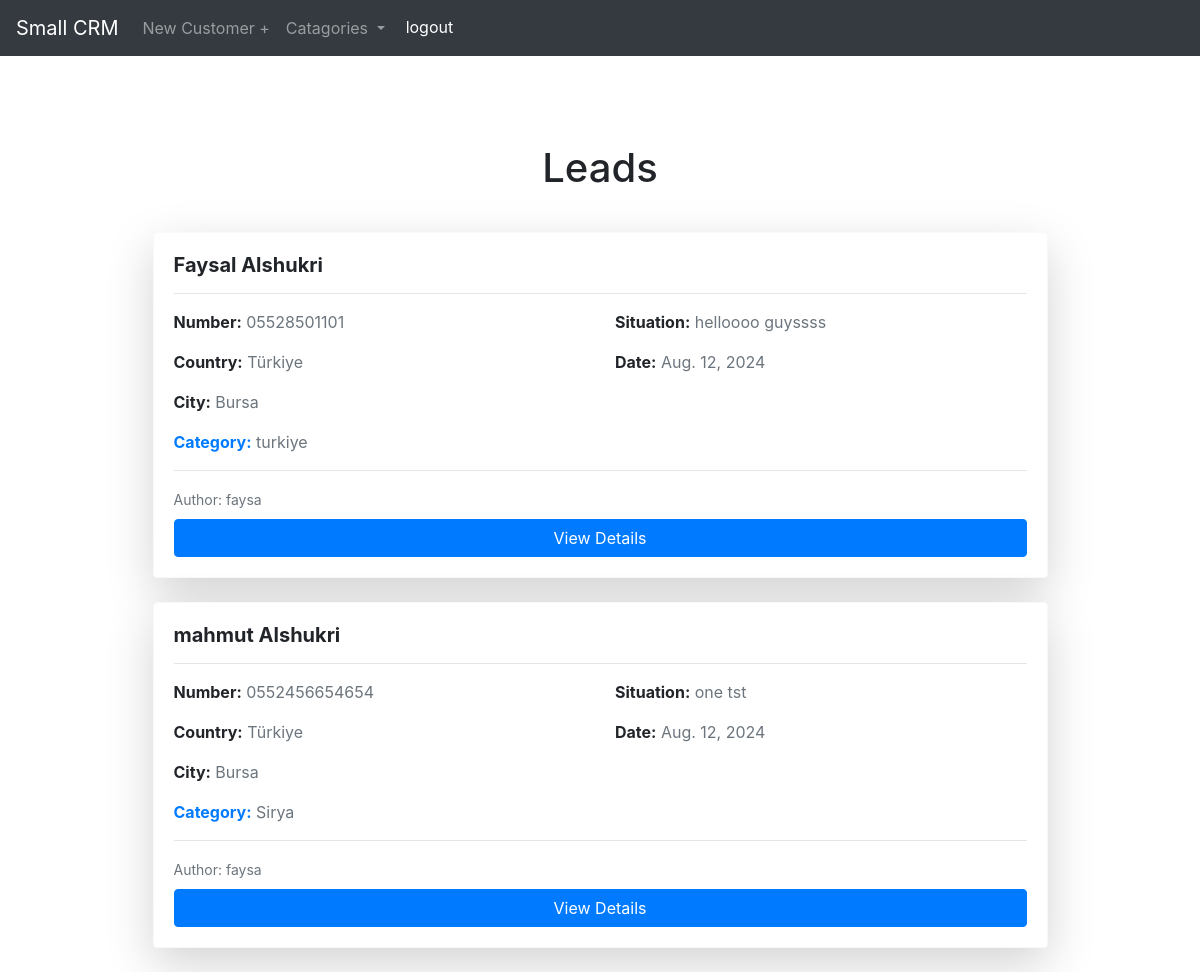
The app's page / (signed in) with its own data.
### blog/models.py (models this page shows, shortened)
class Customer(models.Model):
    name = models.CharField(max_length=100)
    last_name = models.CharField(max_length=100)
    number = models.CharField(max_length=100)
    country = models.CharField(max_length=100)
    city = models.CharField(max_length=100)
    situation = models.TextField()
    post_date = models.DateField(auto_now_add=True)
    author = models.ForeignKey(User, on_delete=models.CASCADE)
    category = models.ForeignKey(Category, on_delete=models.SET_NULL, null=True, blank=True)

class Category(models.Model):
    customer_country_catalog = models.CharField(max_length=100)
    def __str__(self):
        return self.customer_country_catalog

### blog/views.py (the view)
# urls.py: path('', HomeView.as_view(), name='home'),
class HomeView(ListView):
    model = Customer
    template_name = 'home.html'
    ordering = ['-post_date']
    def get_context_data(self,  *args, **kwargs):
        cat_menu = Category.objects.all()
        context = super(HomeView,self).get_context_data(*args, **kwargs)
        context["cat_menu"] = cat_menu
        return context

### blog/templates/home.html (shortened to what this page needs)
{% extends 'base.html' %}
{% block content %}
<div class="container mt-5">
    <div class="row justify-content-center">
        {% if user.is_authenticated %}
        <div class="col-md-8">
            <div class="title-box mb-4 p-3">
                <h1 class="text-center mb-0">Leads</h1>
            </div>
        </div>
            <div class="col-md-10">
                {% for customer in object_list %}
                    <div class="card mb-4 shadow-lg border-light rounded">
                        <div class="card-body">
                            <h5 class="card-title mb-3">
                                <span class="font-weight-bold text-black">{{ customer.name }} {{ customer.last_name }}</span>
                            </h5>
                            <hr>
                            <div class="row mb-3">
                                <div class="col-md-6">
                                    <p class="card-text"><strong>Number:</strong> <span class="text-muted">{{ customer.number }}</span></p>
                                    <p class="card-text"><strong>Country:</strong> <span class="text-muted">{{ customer.country }}</span></p>
                                    <p class="card-text"><strong>City:</strong> <span class="text-muted">{{ customer.city }}</span></p>
                                    <p class="card-text"><strong><a href="{% url 'Category' customer.category.customer_country_catalog %}">Category:</a></strong> <span class="text-muted">{{ customer.category }}</span></p>
                                </div>
                                <div class="col-md-6">
                                    <p class="card-text"><strong>Situation:</strong> <span class="text-muted">{{ customer.situation }}</span></p>
                                    <p class="card-text"><strong>Date:</strong> <span class="text-muted">{{ customer.post_date }}</span></p>
                                </div>
                            </div>
                            <hr>
                            <p class="card-text mb-2 text-muted">
                                <small>Author: {{ customer.author }}</small>
                            </p>
                            <a href="{% url 'Post-Detalis' customer.pk %}" class="btn btn-primary btn-block">View Details</a>
                        </div>
                    </div>
                {% endfor %}
            </div>
        {% endif %}
    </div>
</div>
{% endblock content %}

### blog/templates/base.html (shortened to what this page needs)
<!doctype html>
<html lang="en">
  <head>
    <link rel="stylesheet" href="https://cdn.jsdelivr.net/npm/bootstrap@4.6.2/dist/css/bootstrap.min.css">
    {% load static %}
  </head>
  <body>
    <nav class="navbar navbar-expand-lg navbar-dark bg-dark">
        <a class="navbar-brand" href="{% url 'home' %}">
         Small CRM
        </a>
        <div class="collapse navbar-collapse" id="navbarSupportedContent">
          <ul class="navbar-nav mr-auto">
            {% if user.is_authenticated %}
              <li class="nav-item">
                <a class="nav-link" href="{% url 'Add_customer' %}" > New Customer  +</a>
              </li>
              {% if cat_menu %}
                <li class="nav-item dropdown">
                  <a class="nav-link dropdown-toggle" href="#" role="button" data-toggle="dropdown" aria-expanded="false">
                    Catagories
                  </a>
                </li>
              {% endif %}
              <a href="{% url 'logout' %}" class="btn btn-dark">logout</a>
            {% endif %}
        </div>
      </nav>
      <br>
    <div class="container">
    {% block content %}
    {% endblock content %}
   </div>
  </body>
</html>

### records on screen
Customer: name "Faysal", last_name "Alshukri", number "05528501101", country "Türkiye", city "Bursa", category "turkiye", situation "helloooo guyssss", post_date "Aug. 12, 2024", author "faysa"
Customer: name "mahmut", last_name "Alshukri", number "0552456654654", country "Türkiye", city "Bursa", category "Sirya", situation "one tst", post_date "Aug. 12, 2024", author "faysa"
